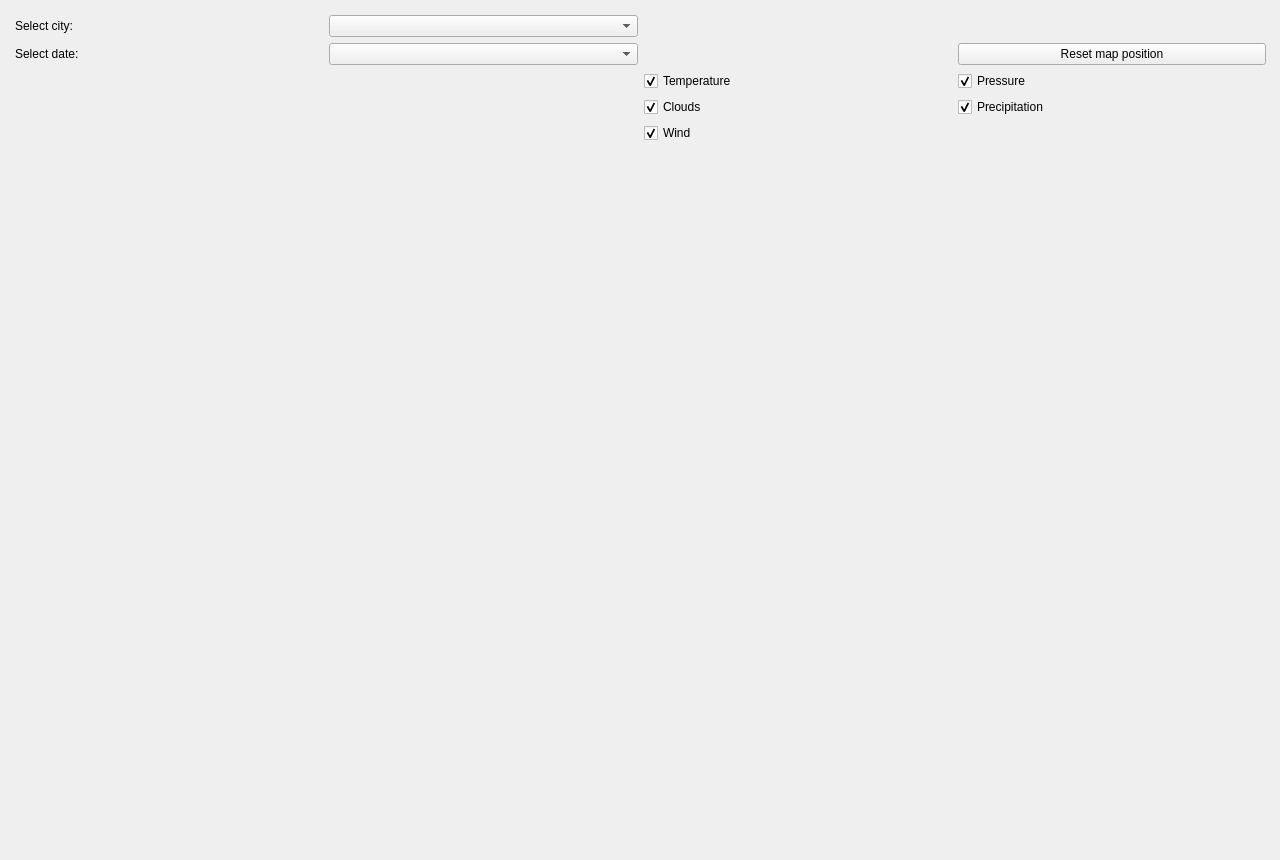
<?xml version="1.0" encoding="UTF-8"?>
<ui version="4.0">
 <class>MainWindow</class>
 <widget class="QMainWindow" name="MainWindow">
  <property name="geometry">
   <rect>
    <x>0</x>
    <y>0</y>
    <width>1280</width>
    <height>860</height>
   </rect>
  </property>
  <property name="windowTitle">
   <string>Forecast Visualization</string>
  </property>
  <widget class="QWidget" name="centralwidget">
   <widget class="QWidget" name="gridLayoutWidget">
    <property name="geometry">
     <rect>
      <x>0</x>
      <y>0</y>
      <width>1281</width>
      <height>871</height>
     </rect>
    </property>
    <layout class="QGridLayout" name="gridLayout">
     <property name="leftMargin">
      <number>15</number>
     </property>
     <property name="topMargin">
      <number>15</number>
     </property>
     <property name="rightMargin">
      <number>15</number>
     </property>
     <property name="bottomMargin">
      <number>15</number>
     </property>
     <item row="2" column="2" colspan="2">
      <layout class="QVBoxLayout" name="verticalLayout">
       <item>
        <layout class="QGridLayout" name="gridLayout_2">
         <item row="0" column="0">
          <widget class="QCheckBox" name="temperature_checkbox">
           <property name="text">
            <string>Temperature</string>
           </property>
           <property name="checked">
            <bool>true</bool>
           </property>
          </widget>
         </item>
         <item row="1" column="0">
          <widget class="QCheckBox" name="clouds_checkbox">
           <property name="text">
            <string>Clouds</string>
           </property>
           <property name="checked">
            <bool>true</bool>
           </property>
          </widget>
         </item>
         <item row="0" column="1">
          <widget class="QCheckBox" name="pressure_checkbox">
           <property name="text">
            <string>Pressure</string>
           </property>
           <property name="checked">
            <bool>true</bool>
           </property>
          </widget>
         </item>
         <item row="1" column="1">
          <widget class="QCheckBox" name="precipitation_checkbox">
           <property name="text">
            <string>Precipitation</string>
           </property>
           <property name="checked">
            <bool>true</bool>
           </property>
          </widget>
         </item>
         <item row="2" column="0">
          <widget class="QCheckBox" name="wind_checkbox">
           <property name="text">
            <string>Wind</string>
           </property>
           <property name="checked">
            <bool>true</bool>
           </property>
          </widget>
         </item>
        </layout>
       </item>
       <item>
        <widget class="QWidget" name="widget_3d" native="true">
         <property name="sizePolicy">
          <sizepolicy hsizetype="Preferred" vsizetype="MinimumExpanding">
           <horstretch>0</horstretch>
           <verstretch>0</verstretch>
          </sizepolicy>
         </property>
         <property name="minimumSize">
          <size>
           <width>620</width>
           <height>700</height>
          </size>
         </property>
        </widget>
       </item>
      </layout>
     </item>
     <item row="2" column="0" colspan="2">
      <widget class="QWidget" name="widget_2d" native="true"/>
     </item>
     <item row="1" column="0">
      <widget class="QLabel" name="date_label">
       <property name="text">
        <string>Select date:</string>
       </property>
      </widget>
     </item>
     <item row="0" column="0">
      <widget class="QLabel" name="city_label">
       <property name="text">
        <string>Select city:</string>
       </property>
      </widget>
     </item>
     <item row="0" column="1">
      <widget class="QComboBox" name="city_combo_box"/>
     </item>
     <item row="1" column="1">
      <widget class="QComboBox" name="date_combo_box"/>
     </item>
     <item row="1" column="3">
      <widget class="QPushButton" name="reset_camera_button">
       <property name="text">
        <string>Reset map position</string>
       </property>
      </widget>
     </item>
    </layout>
   </widget>
  </widget>
 </widget>
 <resources/>
 <connections/>
</ui>
